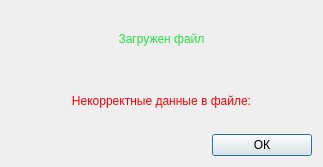
<?xml version="1.0" encoding="UTF-8"?>
<ui version="4.0">
 <class>Dialog</class>
 <widget class="QDialog" name="Dialog">
  <property name="geometry">
   <rect>
    <x>0</x>
    <y>0</y>
    <width>323</width>
    <height>167</height>
   </rect>
  </property>
  <property name="maximumSize">
   <size>
    <width>1000</width>
    <height>650</height>
   </size>
  </property>
  <property name="windowTitle">
   <string>Dialog</string>
  </property>
  <layout class="QVBoxLayout" name="verticalLayout">
   <item>
    <widget class="QLabel" name="label">
     <property name="styleSheet">
      <string notr="true">QLabel {
color: rgb(38, 226, 66);
text-align: center;
font: 10pt &quot;MS Shell Dlg 2&quot;;
}</string>
     </property>
     <property name="text">
      <string>&lt;html&gt;&lt;head/&gt;&lt;body&gt;&lt;p&gt;Загружен файл&lt;/p&gt;&lt;/body&gt;&lt;/html&gt;</string>
     </property>
     <property name="alignment">
      <set>Qt::AlignCenter</set>
     </property>
    </widget>
   </item>
   <item>
    <widget class="QLabel" name="label_2">
     <property name="styleSheet">
      <string notr="true">QLabel {
color: rgb(255, 0, 4);
text-align: center;
font: 10pt &quot;MS Shell Dlg 2&quot;;
}</string>
     </property>
     <property name="text">
      <string>Некорректные данные в файле:</string>
     </property>
     <property name="alignment">
      <set>Qt::AlignCenter</set>
     </property>
    </widget>
   </item>
   <item>
    <widget class="QPushButton" name="pushButton">
     <property name="sizePolicy">
      <sizepolicy hsizetype="Fixed" vsizetype="Fixed">
       <horstretch>0</horstretch>
       <verstretch>0</verstretch>
      </sizepolicy>
     </property>
     <property name="maximumSize">
      <size>
       <width>100</width>
       <height>16777215</height>
      </size>
     </property>
     <property name="layoutDirection">
      <enum>Qt::RightToLeft</enum>
     </property>
     <property name="text">
      <string>ОК</string>
     </property>
    </widget>
   </item>
  </layout>
 </widget>
 <resources/>
 <connections/>
</ui>
